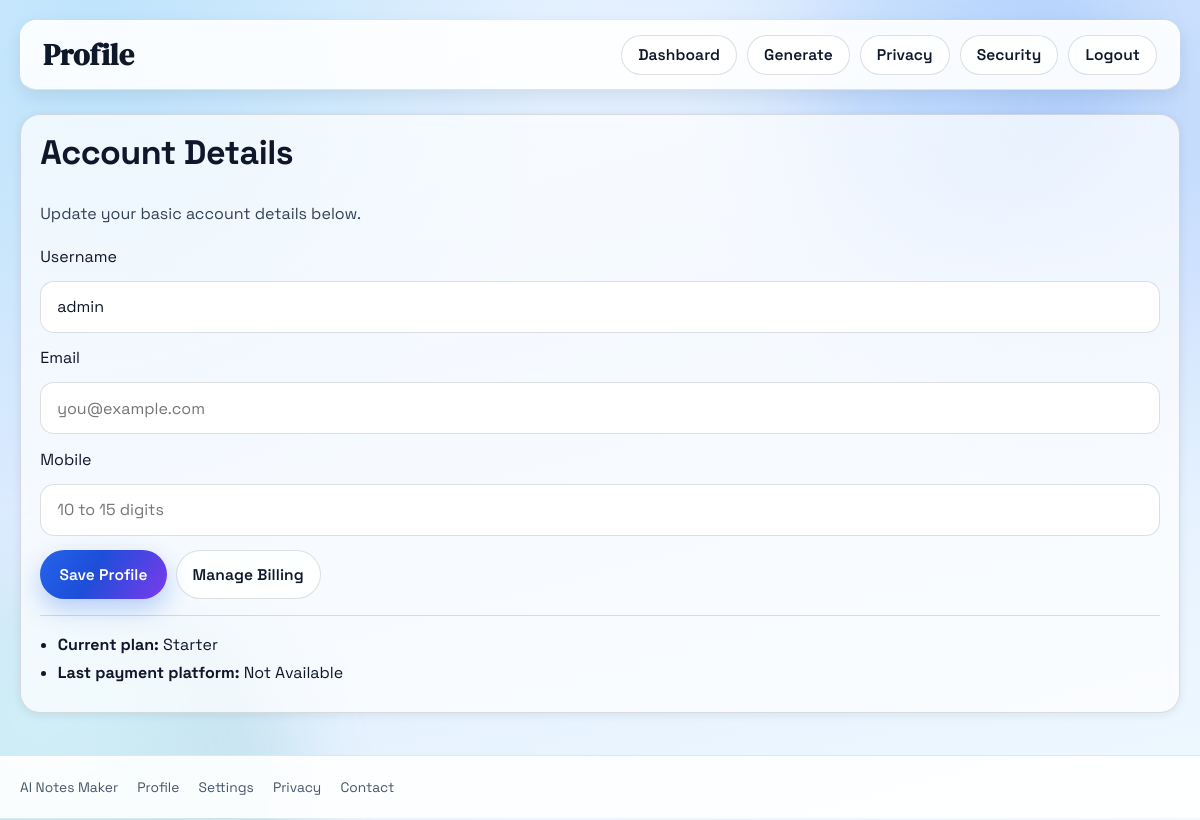
Page /profile (signed in) on the earlier database version.
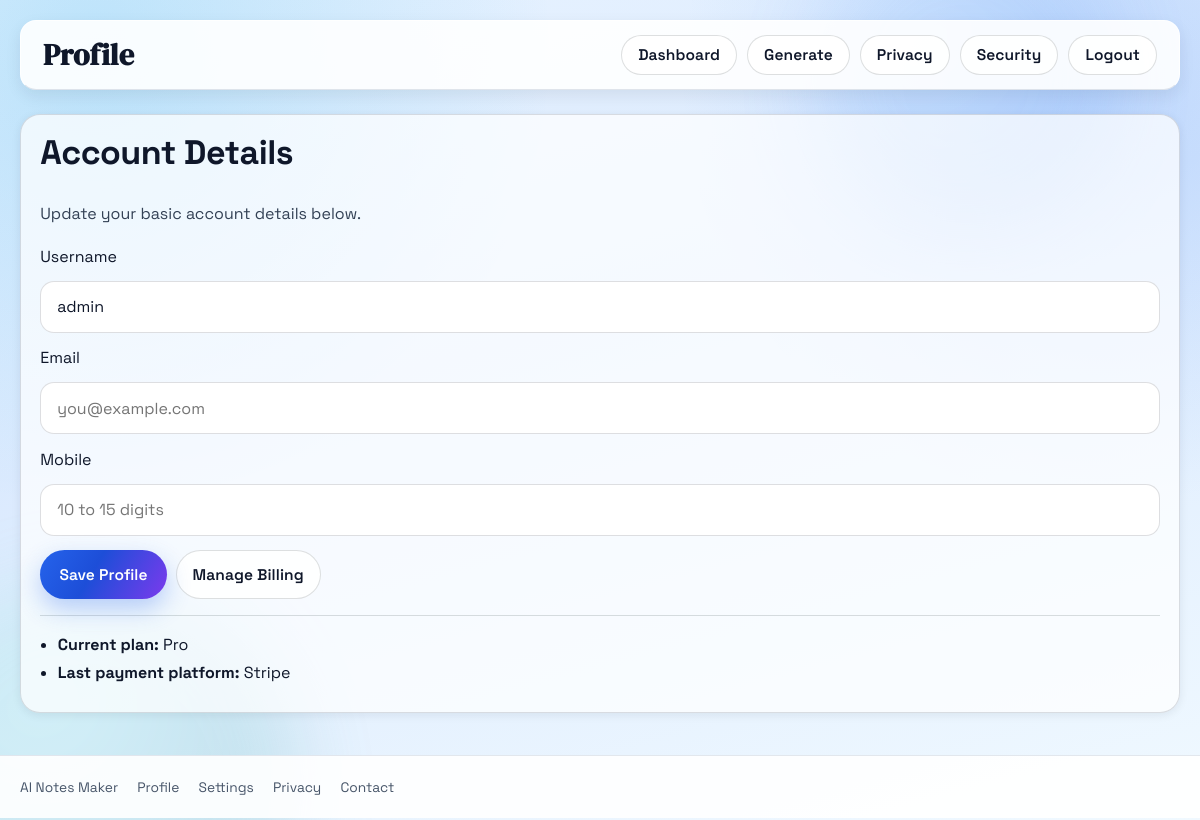
Same page on the later database version.
### database/models.py (models this page shows)
class User(db.Model):
    id = db.Column(db.Integer, primary_key=True)
    username = db.Column(db.String(100), unique=True, nullable=False)
    email = db.Column(db.String(120), unique=True, nullable=True)
    mobile = db.Column(db.String(20), unique=True, nullable=True)
    auth0_sub = db.Column(db.String(255), unique=True, nullable=True)
    oauth_provider = db.Column(db.String(50), nullable=True)
    oauth_sub = db.Column(db.String(255), nullable=True)
    plan = db.Column(db.String(30), nullable=False, default="starter")
    last_payment_provider = db.Column(db.String(30), nullable=True)
    password = db.Column(db.String(200), nullable=False)
    created_at = db.Column(db.DateTime, default=datetime.utcnow)
    notes = db.relationship('Notes', backref='author', lazy=True)

### app.py (the view, shortened to what this page needs)
@app.route("/profile", methods=["GET", "POST"])
@login_required
def profile():
    user = User.query.get_or_404(session["user_id"])
    error = None
    success = None
    return render_template("profile.html", user=user, error=error, success=success)

### app.py (called while the page is built)
@app.context_processor
def inject_oauth_provider_flags():
    current_user = None
    user_id = session.get("user_id")
    if user_id:
        current_user = User.query.get(user_id)
    return {
        "google_oauth_enabled": bool(Config.GOOGLE_CLIENT_ID and Config.GOOGLE_CLIENT_SECRET),
        "github_oauth_enabled": bool(Config.GITHUB_CLIENT_ID and Config.GITHUB_CLIENT_SECRET),
        "auth0_oauth_enabled": bool(Config.AUTH0_DOMAIN and Config.AUTH0_CLIENT_ID and Config.AUTH0_CLIENT_SECRET),
        "current_user": current_user,
        "is_admin_user": bool(current_user and current_user.username == "admin"),
    }

def login_required(view_func):
    @wraps(view_func)
    def wrapped_view(*args, **kwargs):
        if "user_id" not in session:
            return redirect(url_for("login", next=request.path))
        return view_func(*args, **kwargs)
    return wrapped_view

@app.after_request
def apply_security_headers(response):
    response.headers["X-Frame-Options"] = "SAMEORIGIN"
    response.headers["X-Content-Type-Options"] = "nosniff"
    response.headers["Referrer-Policy"] = "strict-origin-when-cross-origin"
    response.headers["Permissions-Policy"] = "camera=(), microphone=(), geolocation=()"
    return response

### templates/profile.html (shortened to what this page needs)
<!DOCTYPE html>
<html lang="en">
<head>
    <link rel="stylesheet" href="{{ url_for('static', filename='css/style.css') }}">
</head>
<body class="app-shell">
    <div class="bg-orb orb-a"></div>
    <div class="bg-orb orb-b"></div>
    <nav class="topbar">
        <h1 class="brand">Profile</h1>
        <div class="top-actions">
            <a class="link-pill" href="{{ url_for('dashboard') }}">Dashboard</a>
            <a class="link-pill" href="{{ url_for('home') }}">Generate</a>
            <a class="link-pill" href="{{ url_for('privacy') }}">Privacy</a>
            <a class="link-pill" href="{{ url_for('security') }}">Security</a>
            <a class="link-pill" href="{{ url_for('logout') }}">Logout</a>
        </div>
    </nav>
    <main class="container">
        <section class="panel landing-card">
            <h2>Account Details</h2>
            <p class="subtitle">Update your basic account details below.</p>
            <form class="auth-form" method="POST" action="{{ url_for('profile') }}">
                <label for="username">Username</label>
                <input id="username" type="text" name="username" value="{{ user.username }}" maxlength="100" required>
                <label for="email">Email</label>
                <input id="email" type="email" name="email" value="{{ user.email or '' }}" placeholder="you@example.com">
                <label for="mobile">Mobile</label>
                <input id="mobile" type="tel" name="mobile" value="{{ user.mobile or '' }}" placeholder="10 to 15 digits">
                <div class="quick-actions">
                    <button type="submit">Save Profile</button>
                    <a class="link-pill" href="{{ url_for('checkout', plan=(user.plan or 'pro')) }}">Manage Billing</a>
                </div>
            </form>
            <hr class="notes-divider">
            <ul class="landing-list">
                <li><strong>Current plan:</strong> {{ (user.plan or 'starter').title() }}</li>
                <li><strong>Last payment platform:</strong> {{ (user.last_payment_provider or 'Not available').title() }}</li>
            </ul>
        </section>
    </main>
    <footer class="site-footer">
        <div class="site-footer-inner">
            <p>AI Notes Maker</p>
            <p>Profile</p>
            <p>Settings</p>
            <p>Privacy</p>
            <p>Contact</p>
        </div>
    </footer>
</body>
</html>

### static/css/base.css (style rules this page uses)
:root { --primary: #2563eb; --primary-600: #1d4ed8; --accent: #7c3aed; --bg-dark: #0f172a; --bg-dark-2: #111c33; --ink: #0f172a; --ink-soft: #334155; --line: rgba(15, 23, 42, 0.14); --card-bg: rgba(255, 255, 255, 0.72); --card-bg-soft: rgba(255, 255, 255, 0.52); --card-bg-dark: rgba(255, 255, 255, 0.05); --glow-primary: rgba(37, 99, 235, 0.35); --glow-accent: rgba(124, 58, 237, 0.32); --shadow-sm: 0 2px 10px rgba(15, 23, 42, 0.08); --shadow-md: 0 12px 30px rgba(15, 23, 42, 0.12); --shadow-lg: 0 24px 48px rgba(15, 23, 42, 0.2); --radius-card: 20px; --radius-card-sm: 18px; --ease-premium: cubic-bezier(0.22, 1, 0.36, 1); }
html { scroll-behavior: smooth; }
body { color: var(--ink); background: radial-gradient(circle at 10% -10%, rgba(37, 99, 235, 0.16), transparent 45%), radial-gradient(circle at 110% -20%, rgba(124, 58, 237, 0.1), transparent 42%), linear-gradient(180deg, #f8fbff 0%, #f1f5ff 100%); }
h1, h2, h3 { letter-spacing: -0.015em; }
h1 { font-size: clamp(1.9rem, 1.3rem + 2vw, 3rem); }
h2 { font-size: clamp(1.55rem, 1.15rem + 1.3vw, 2.35rem); }
.subtitle { color: var(--ink-soft); line-height: 1.6; }

### static/css/layout.css (style rules this page uses)
.container, .landing-main { width: min(1160px, calc(100% - 2.4rem)); }
main, section { scroll-margin-top: 84px; }
.panel, .landing-card, .landing-wide, .dashboard-card, .dashboard-kpi-card { border-radius: var(--radius-card); }
.topbar, .landing-topbar, .workspace-topbar { position: sticky; top: 0.7rem; z-index: 30; border-bottom: 1px solid rgba(148, 163, 184, 0.28); backdrop-filter: blur(14px); -webkit-backdrop-filter: blur(14px); transition: background-color 240ms var(--ease-premium), border-color 240ms var(--ease-premium), box-shadow 240ms var(--ease-premium), transform 240ms var(--ease-premium); }
.top-actions a, .sidebar-nav .sidebar-link { position: relative; }
.top-actions a::after, .sidebar-nav .sidebar-link::after { content: ""; position: absolute; left: 0.7rem; right: 0.7rem; bottom: 0.35rem; height: 2px; border-radius: 999px; background: linear-gradient(90deg, var(--primary), var(--accent)); transform: scaleX(0); transform-origin: left; transition: transform 220ms var(--ease-premium); }

### static/css/components.css (style rules this page uses)
.panel { background: var(--card-bg); border: 1px solid var(--line); box-shadow: var(--shadow-sm); }
button, .link-pill, .hero-cta, .mode-pill { transition: transform 220ms var(--ease-premium), box-shadow 240ms var(--ease-premium), background-color 220ms var(--ease-premium), border-color 220ms var(--ease-premium), color 220ms var(--ease-premium); }
button, .link-pill-primary, .hero-cta, .theme-toggle-btn { border-radius: 999px; }
.link-pill-primary, .hero-cta, button { background: linear-gradient(120deg, var(--primary) 0%, var(--primary-600) 42%, var(--accent) 100%); box-shadow: 0 10px 24px rgba(37, 99, 235, 0.3); }

### static/css/animations.css (style rules this page uses)
.link-pill-primary::after, .hero-cta::after, button::after { content: ""; position: absolute; top: -120%; left: -42%; width: 30%; height: 320%; transform: rotate(22deg) translateX(-210%); background: linear-gradient(120deg, rgba(255, 255, 255, 0), rgba(255, 255, 255, 0.52), rgba(255, 255, 255, 0)); pointer-events: none; }

### static/css/landing.css (style rules this page uses)
.bg-orb { filter: blur(40px); opacity: 0.28; animation: floatSoft 16s ease-in-out infinite; }

### static/css/performance.css (style rules this page uses)
body, body.page-enter, body.page-enter.page-ready, body.page-leaving { filter: none !important; }
body { transition: background-color 180ms ease, color 180ms ease; }
.topbar, .landing-topbar, .workspace-topbar, .app-sidebar, .panel, .dashboard-card, .dashboard-kpi-card, .dashboard-preview, .preview-card, .trust-badges span, .hero-proof-card { backdrop-filter: none !important; -webkit-backdrop-filter: none !important; }
.bg-orb { animation-duration: 28s !important; opacity: 0.2; }
.panel, .dashboard-card, .dashboard-kpi-card, .workspace-topbar, .app-sidebar { box-shadow: var(--shadow-sm) !important; }
button, .link-pill, .hero-cta, .mode-pill, .sidebar-link, .dashboard-card, .dashboard-kpi-card, .plan-box, .feature-card, .step-card, .metric-item, .quote-card { transition-duration: 160ms !important; }
button::after, .link-pill-primary::after, .hero-cta::after { display: none; }

Differences in the rows shown:
changed User "admin": plan "Starter" → "Pro"; last_payment_provider "Not Available" → "Stripe"
